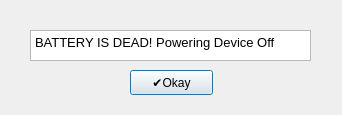
<?xml version="1.0" encoding="UTF-8"?>
<ui version="4.0">
 <class>BatteryWarningDialog</class>
 <widget class="QDialog" name="BatteryWarningDialog">
  <property name="geometry">
   <rect>
    <x>0</x>
    <y>0</y>
    <width>342</width>
    <height>115</height>
   </rect>
  </property>
  <property name="windowTitle">
   <string>Dialog</string>
  </property>
  <widget class="QTextEdit" name="textEdit">
   <property name="geometry">
    <rect>
     <x>30</x>
     <y>30</y>
     <width>281</width>
     <height>31</height>
    </rect>
   </property>
   <property name="html">
    <string>&lt;!DOCTYPE HTML PUBLIC &quot;-//W3C//DTD HTML 4.0//EN&quot; &quot;http://www.w3.org/TR/REC-html40/strict.dtd&quot;&gt;
&lt;html&gt;&lt;head&gt;&lt;meta name=&quot;qrichtext&quot; content=&quot;1&quot; /&gt;&lt;style type=&quot;text/css&quot;&gt;
p, li { white-space: pre-wrap; }
&lt;/style&gt;&lt;/head&gt;&lt;body style=&quot; font-family:'Sans'; font-size:10pt; font-weight:400; font-style:normal;&quot;&gt;
&lt;p style=&quot; margin-top:0px; margin-bottom:0px; margin-left:0px; margin-right:0px; -qt-block-indent:0; text-indent:0px;&quot;&gt;BATTERY IS DEAD! Powering Device Off&lt;/p&gt;&lt;/body&gt;&lt;/html&gt;</string>
   </property>
  </widget>
  <widget class="QPushButton" name="okayButton">
   <property name="geometry">
    <rect>
     <x>130</x>
     <y>70</y>
     <width>83</width>
     <height>25</height>
    </rect>
   </property>
   <property name="text">
    <string>✔️Okay</string>
   </property>
  </widget>
 </widget>
 <resources/>
 <connections/>
</ui>
